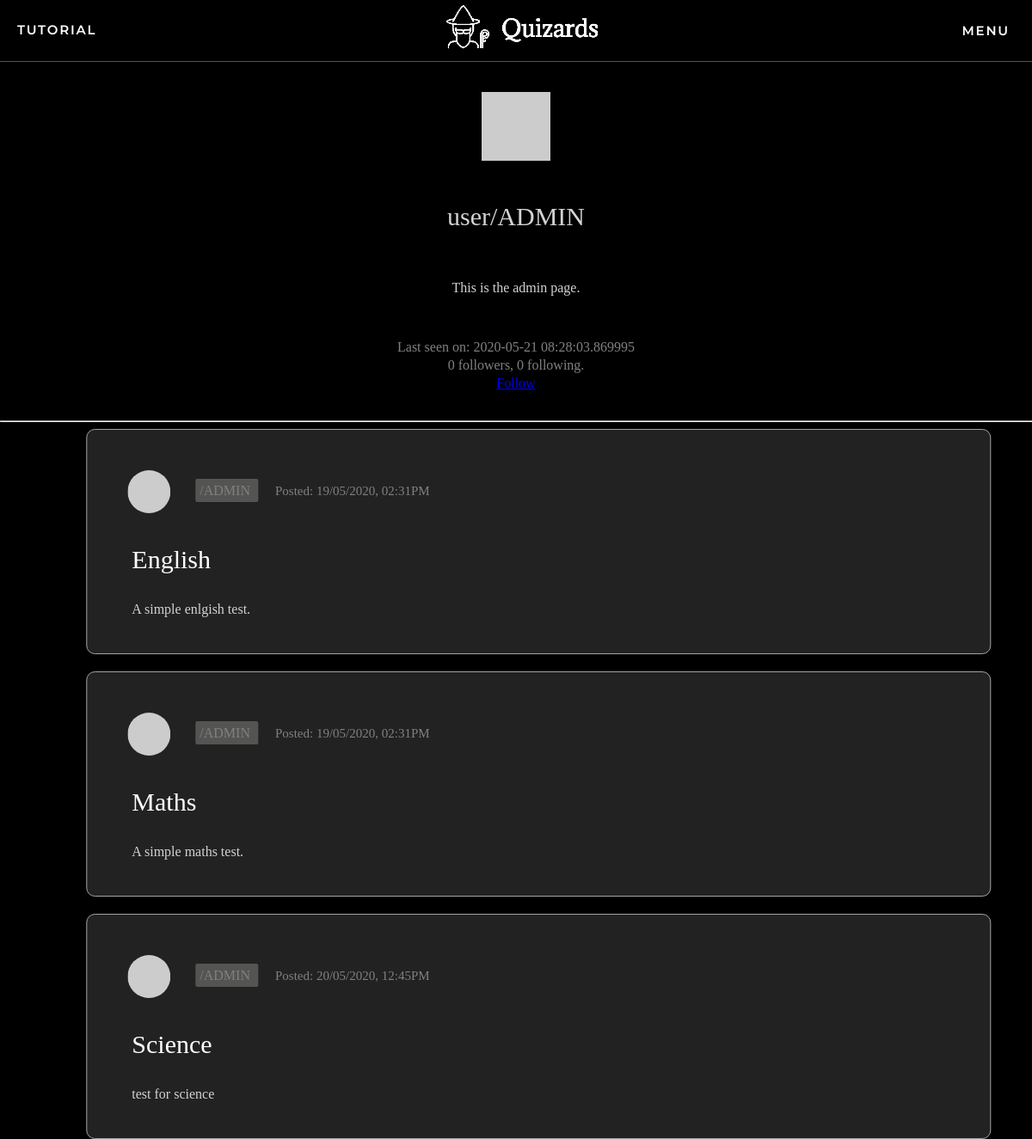
/user/ADMIN (signed in), run on an earlier commit of the app's database.
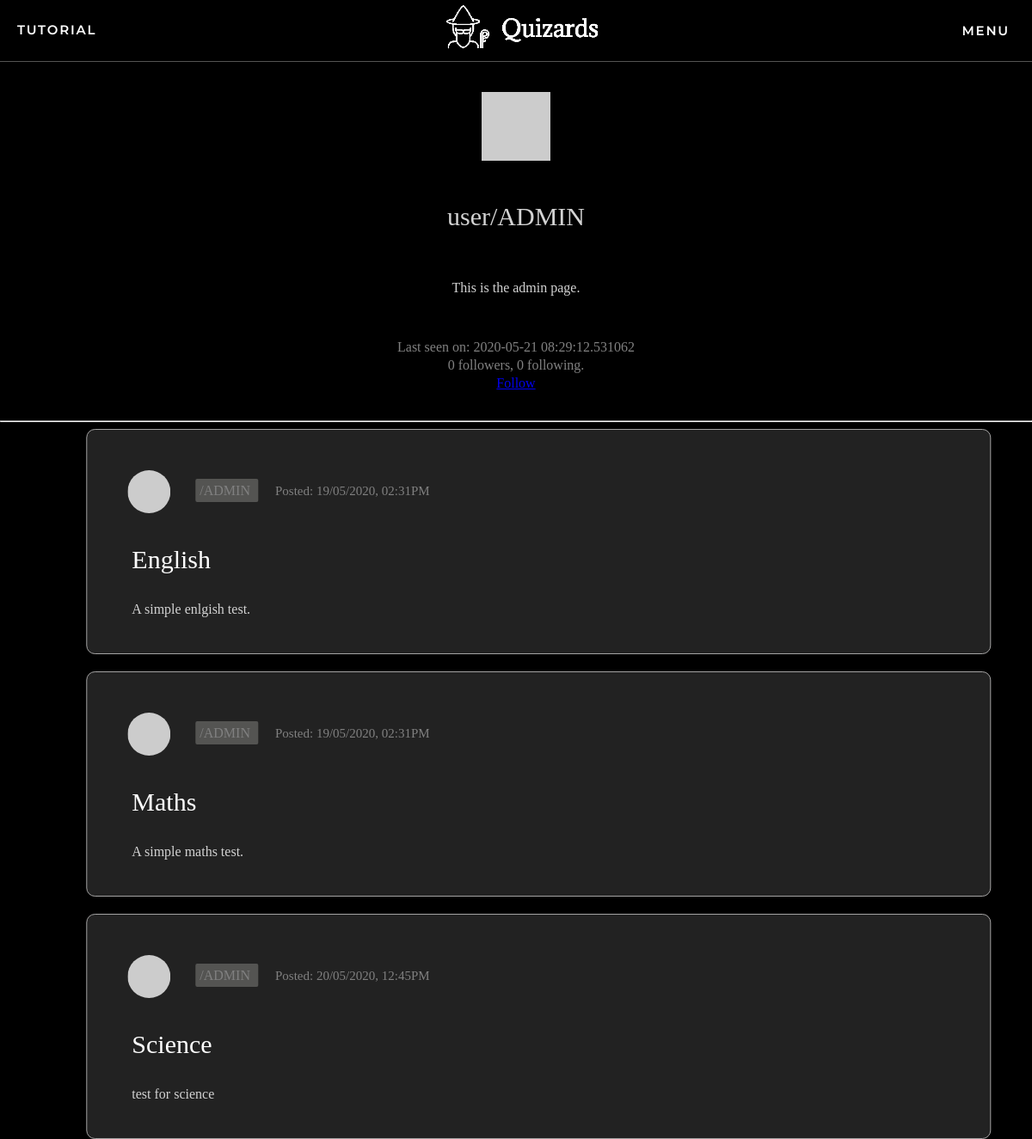
And on a later commit of the database.
### app/models.py (models this page shows, shortened)
class User(UserMixin, db.Model):
    id = db.Column(db.Integer, primary_key=True)
    username = db.Column(db.String(64), index=True, unique=True)
    email = db.Column(db.String(120), index=True, unique=True)
    password_hash = db.Column(db.String(128))
    posts = db.relationship('Post', backref='author', lazy='dynamic')
    authorOf = db.relationship('Quizzes', backref='author', lazy='dynamic')
    admin = db.Column(db.Boolean, unique=False, default=False)
    marksOf = db.relationship('quizMarks', backref='markOf', lazy='dynamic')
    longanswers = db.relationship('LongAnswers', backref='user', lazy='dynamic')
    def avatar(self, size):
        digest = md5(self.email.lower().encode('utf-8')).hexdigest()
        return 'https://www.gravatar.com/avatar/{}?d=identicon&s={}'.format(
            digest, size)
    about_me = db.Column(db.String(140))
    last_seen = db.Column(db.DateTime, default=datetime.utcnow)
    followed = db.relationship(
        'User', secondary=followers,
        primaryjoin=(followers.c.follower_id == id),
        secondaryjoin=(followers.c.followed_id == id),
        backref=db.backref('followers', lazy='dynamic'), lazy='dynamic')
    def is_following(self, user):
        return self.followed.filter(
            followers.c.followed_id == user.id).count() > 0

class Quizzes(db.Model):
    id = db.Column(db.Integer, primary_key=True, autoincrement=True, unique=True)
    name = db.Column(db.String(64))
    description = db.Column(db.String(255))
    questions = db.relationship('Questions', backref='Quizzes', lazy='dynamic')
    mcquestion = db.relationship('multiChoice', backref='MCQuizzes', lazy='dynamic')
    longquestions = db.relationship('LongQuestions', backref='LongQuizzes', lazy='dynamic')
    author_id = db.Column(db.Integer, db.ForeignKey('user.id'))
    pub_date = db.Column(db.DateTime, index=True, default=datetime.utcnow)
    quizMarks = db.relationship('quizMarks', backref='quizMarks', lazy='dynamic')

### app/routes.py (the view)
@app.route('/user/<username>')
@login_required
def user(username):
    user = User.query.filter_by(username=username).first_or_404()
    page = request.args.get('page', 1, type=int)
    posts = user.posts.order_by(Post.timestamp.desc()).paginate(
        page, app.config['POSTS_PER_PAGE'], False)
    quizzes = user.authorOf.paginate(page)
    next_url = url_for('user', username=user.username, page=posts.next_num) \
        if posts.has_next else None
    prev_url = url_for('user', username=user.username, page=posts.prev_num) \
        if posts.has_prev else None
    return render_template('user.html', user=user, posts=posts.items,
                           next_url=next_url, prev_url=prev_url, quizzes=quizzes.items)

### app/models.py (called while the page is built)
@login.user_loader
def load_user(id):
    return User.query.get(int(id))

### app/routes.py (called while the page is built)
@app.before_request
def before_request():
    if current_user.is_authenticated:
        g.user = load_user(current_user.id)
        current_user.last_seen = datetime.utcnow()
        db.session.commit()

### app/templates/user.html (shortened to what this page needs)
{% extends "base.html" %}
{% block content %}
    <table class= "profile-table" width="100%">
        <tr>
            <td width="100%" style="text-align: center;"><img src="{{ user.avatar(128) }}" class="profile-avatar"></td>
        </tr>
        <tr>
            <td style="text-align: center;">
                <p class="username">user/{{ user.username }}</p>
            </td>
        </tr>
        <tr>
            <td>
                {% if user.about_me %}<p class="about-me">{{ user.about_me }}</p>{% endif %}
            </td>
        </tr>
        <tr>
            <td>
                {% if user.last_seen %}<p>Last seen on: {{ user.last_seen }}</p>{% endif %}
                <p>{{ user.followers.count() }} followers, {{ user.followed.count() }} following.</p>
                {% if user == current_user %}
                <p><a href="{{ url_for('edit_profile') }}">Edit your profile</a></p>
                {% elif not current_user.is_following(user) %}
                <p><a href="{{ url_for('follow', username=user.username) }}">Follow</a></p>
                {% else %}
                <p><a href="{{ url_for('unfollow', username=user.username) }}">Unfollow</a></p>
                {% endif %}
            </td>
        </tr>
    </table>
    <hr>
    {% for quiz in quizzes %}
        {% include 'quizdisplay.html' %}
    {% endfor %}
{% endblock %}

### app/templates/base.html (shortened to what this page needs)
<!DOCTYPE html>
<html lang="en-US">
    <head>
        <link href="{{ url_for('static', filename='css/styles.css') }}" rel="stylesheet">
    </head>
    <body>
        <div>
            <ul class="basenav topnav">
                {% if current_user.is_anonymous %}
                <li class="tags"><a>tutorial</a></li>
                <li><a href="{{ url_for('quizzes') }}"><img class='baselogo' src="{{ url_for('static', filename='css/templogo.png') }}"></a></li>
                <li class="tags"><a href="{{ url_for('login') }}">Sign In</a></li>
                {% else %}
                <li class="tags"><a>tutorial</a></li>
                <li><a href="{{ url_for('quizzes') }}"><img class='baselogo' src="{{ url_for('static', filename='css/templogo.png') }}"></a></li>
                <div class="dropdown">
                    <button class="dropbtn"><li class="tags"><a href="{{ url_for('quizzes') }}">Menu</a></li>
                    </button>
                </div>
                {% endif %}
            </ul>
        </div>
        <br>
        <div class="messages">
            {% block content %}
            {% endblock %}
        </div>
    </body>
</html>

### app/templates/quizdisplay.html (shortened to what this page needs)
<div class="row" onclick="location.href='{{ url_for('quizform', quizid=quiz.id,  quizname=quiz.name) }}';" style="cursor:pointer;">
        <table>
            <tr>
                <td colspan=100%;><img src="{{ quiz.author.avatar(36) }}" class="profile-pic">
                    <a href="{{ url_for('user', username=quiz.author.username) }}" class = "author">
                        /{{ quiz.author.username }}
                    </a><span class="date">Posted: {{ quiz.pub_date.strftime('%d/%m/%Y, %I:%M%p') }}</span>
                </td>
            </tr>
                        <td colspan=5><a href="{{ url_for('quizform', quizid=quiz.id, quizname=quiz.name) }}" class="quiz-name">
                            {{ quiz.name }} </a></td>
            <tr>
                <td colspan=5, class="desc">{{ quiz.description }}
                </td>
            </tr>
        </table>
</div>

### app/static/css/styles.css (style rules this page uses)
body { margin: 0; padding: 0; height: 100vh; font-family: Verdana; background-color: black; color: rgb(215, 218, 220); }
.basenav { padding: 0; margin: 0; list-style: none; display: flex; background-color: black; border-bottom: 1px solid #545452; }
.topnav { justify-content: space-between; }
.tags { padding-top: 25px; margin-left: 20px; margin-right: 20px; }
.tags a { padding-bottom: 25px; }
.basenav a { color: white; text-decoration: solid; text-transform: uppercase; letter-spacing: 1.8px; font-family: 'Montserrat'; font-weight: 600; font-size: 15px; }
.basenav .baselogo { transform: translateX(10px); width: 300px; height: auto; }
.dropdown { float: left; overflow: hidden; transition: 0.5s ease; }
.dropdown .dropbtn { font-size: 16px; border: none; outline: none; color: white; padding-bottom: 26px; background-color: inherit; font-family: inherit; margin: 0; transition: 0.4s ease; }
.messages { text-align: center; }
.row { position:relative; left: 50%; transform: translate(-47.5%, 0%); max-width: 1000px; width: 100%; background: #222222; padding: 25px; border-radius: 10px; margin-bottom: 20px; border: 1px solid #A5A4A4; }
.profile-pic { border-radius: 50%; padding: 5px; width:50px; margin-top:0px; vertical-align: middle; }
.author { margin: 20px; color: grey; padding: 5px; text-decoration: none; background-color: RGBA(84, 84, 82, 1); border-radius:2px; }
.quiz-name { text-decoration:none; color:white; padding:10px; border-radius:2px; margin-right:20px; font-size:30px; }
.desc { color: lightgrey; padding-left:25px; }
.date { font-size:15px; color: grey; padding-top:15px; }
.assessments th, td { padding: 15px; text-align: left; }
.profile-avatar { text-align: center; }
.profile-table td { text-align:center; line-height:5px; }
.profile-table .username { font-size: 30px; color:lightgrey; }
.profile-table p { color:grey; }
.profile-table .about-me { color: lightgrey; }

What changed in the data, as far as the page shows it:
changed User "ADMIN": last_seen "2020-05-21 08:28:03.869995" → "2020-05-21 08:29:12.531062"
